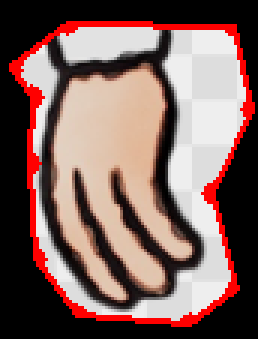
#> input picture a4/RGBA0.png, 86 x 113 px (shown 3 times larger); its folder holds 4 pictures in this run
$ python Blank_Karsten_90294_Aufgabe_4.py
#> lines starting #> are read from the running program, lines starting #| are printed output that depends on the picture; after the words box and inside, x2 and y2 are one past the last pixel; in counts of white or black regions, pixels touching at a corner belong together
import cv2 as cv
import numpy as np
from tkinter import filedialog

#Funktion zum Laden eines Bildes
def loadPicture():
    imgLoad = filedialog.askopenfilename(initialdir="/Users/kabla/OneDrive/Desktop/Studium/SS22/TI-4/Bildverarbeitung/Praktikum/a4", filetypes=(("png files", "*.png"),("jpg files", "*.jpg")))
#> the answer given: RGBA0.png
    img = cv.imread(imgLoad,flags=cv.IMREAD_UNCHANGED)
#> img is the input picture: shape (113, 86, 4); mean B, G, R, A 95.3, 100.4, 128.2, 174.4
    return img

#Funktion für die Template-Suche
def templateSearch():
    #Suchbild laden und in RGB konvertieren (Suchbild braucht kein Alphakanal) und Höhe/Breite des Suchbilds bestimmen
    suchbild = loadPicture()
    cv.namedWindow("Suchbild")
    suchbild=cv.cvtColor(suchbild,cv.COLOR_RGBA2RGB)
    h2,w2=suchbild.shape[:2]
#> h2 = 113; w2 = 86

    #Templatebild laden und Höhe/Breite des Templatebilds bestimmen
    templatebild = loadPicture()
#> the answer given: RGBA2.png
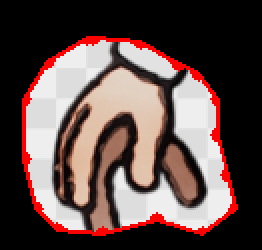
#> input picture a4/RGBA2.png, 131 x 125 px (shown 2 times larger)
#> in loadPicture, img is the input picture: shape (125, 131, 4); mean B, G, R, A 73.5, 76.4, 96.1, 134.9
    cv.namedWindow("Template-Bild")
    h,w = templatebild.shape[:2]
#> h = 125; w = 131

    #Alphakanal von Templatebild separieren für Maske
    base = templatebild[:,:,0:3]
    alpha = templatebild[:,:,3]
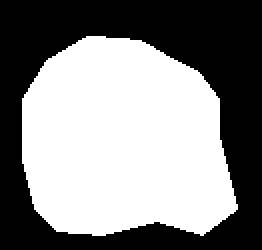
#> alpha: shape (125, 131) (shown 2 times larger); 52.9% white; 1 black region, box (x1, y1, x2, y2) and area: (0, 0, 131, 125) 7714

    #Templatematching-Verfahren erzeugt Heatmap
#> (the run stopped early here; a loop or call above may not have finished)
